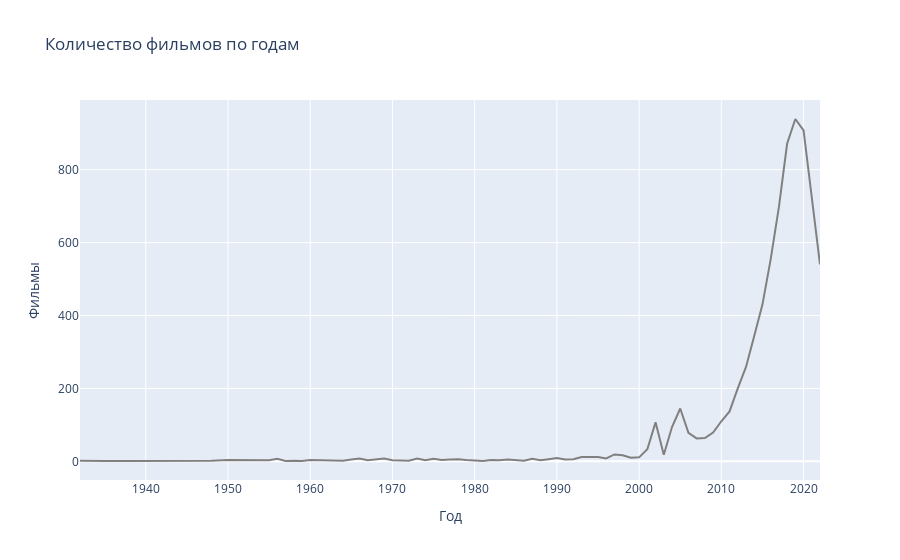

Here is the notebook cell this chart was saved with:
### Code cell
trace = go.Scatter(  
    x=to_plot.index,
    y=to_plot.title,
    marker={'color': 'grey'}
)

our_data = [trace] 

our_layout = go.Layout(
    title="Количество фильмов по годам", 
    xaxis={'title':'Год'}, 
    yaxis={'title':'Фильмы'})


fig = go.Figure(data=our_data, layout=our_layout)

fig.show()

### Figure 1 — Plotly figure (JSON) as saved in the notebook; plotly's stock layout.template omitted (floating-point values rounded to 4 significant figures)
{"data": [{"marker": {"color": "grey"}, "type": "scatter", "x": [1932, 1933, 1934, 1935, 1938, 1941, 1944, 1945, 1946, 1947, 1948, 1950, 1952, 1953, 1954, 1955, 1956, 1957, 1958, 1959, 1960, 1961, 1962, 1963, 1964, 1965, 1966, 1967, 1968, 1969, 1970, 1971, 1972, 1973, 1974, 1975, 1976, 1977, 1978, 1979, 1980, 1981, 1982, 1983, 1984, 1985, 1986, 1987, 1988, 1989, 1990, 1991, 1992, 1993, 1994, 1995, 1996, 1997, 1998, 1999, 2000, 2001, 2002, 2003, 2004, 2005, 2006, 2007, 2008, 2009, 2010, 2011, 2012, 2013, 2014, 2015, 2016, 2017, 2018, 2019, 2020, 2021, 2022], "y": [2, 1, 1, 1, 1, 1, 1, 3, 3, 1, 2, 4, 3, 3, 3, 3, 7, 1, 2, 1, 4, 3, 4, 1, 2, 5, 8, 3, 6, 8, 3, 3, 2, 8, 3, 7, 4, 5, 6, 4, 3, 1, 4, 3, 5, 3, 2, 7, 3, 6, 9, 5, 6, 12, 11, 12, 8, 19, 17, 10, 11, 33, 107, 18, 94, 145, 78, 63, 64, 79, 110, 137, 200, 259, 344, 430, 554, 697, 871, 939, 908, 720, 540]}], "layout": {"title": {"text": "Количество фильмов по годам"}, "xaxis": {"title": {"text": "Год"}}, "yaxis": {"title": {"text": "Фильмы"}}}}
